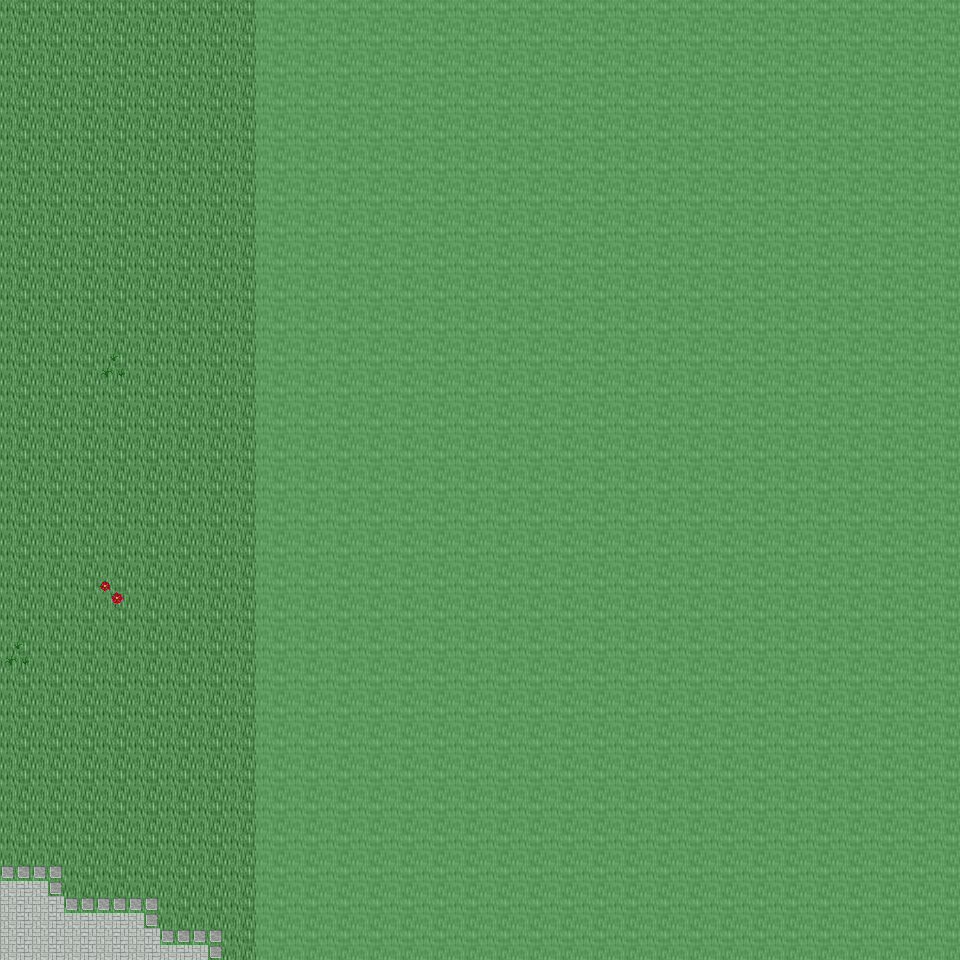

Rendered tile map (Tiled .tmx) drawn with the repository's tilesets; below, a short description and the map source with its tile grids summarised:
An orthogonal 30x30 tile map with 32x32 px tiles, 6 tile layers (Ground, Object, Object2, Above, ...), 9 tilesets and 2 objects (2x mapchange).

<map version="1.0" orientation="orthogonal" renderorder="right-down" width="30" height="30" tilewidth="32" tileheight="32" nextobjectid="3">
  <tileset firstgid="1" name="tileset_ground_ground" tilewidth="32" tileheight="32" tilecount="33" columns="3">
    <image source="../drawable/tileset_ground_ground.png" width="96" height="352" />
  </tileset>
  <tileset firstgid="34" name="tileset_plant_flower_daisy_white" tilewidth="32" tileheight="32" tilecount="8" columns="2">
    <image source="../drawable/tileset_plant_flower_daisy_white.png" width="64" height="128" />
  </tileset>
  <tileset firstgid="42" name="tileset_plant_flower_daisy_yellow" tilewidth="32" tileheight="32" tilecount="8" columns="2">
    <image source="../drawable/tileset_plant_flower_daisy_yellow.png" width="64" height="128" />
  </tileset>
  <tileset firstgid="50" name="tileset_plant_flower_daisy_blue" tilewidth="32" tileheight="32" tilecount="8" columns="2">
    <image source="../drawable/tileset_plant_flower_daisy_blue.png" width="64" height="128" />
  </tileset>
  <tileset firstgid="58" name="tileset_plant_grasses" tilewidth="32" tileheight="32" tilecount="6" columns="3">
    <image source="../drawable/tileset_plant_grasses.png" width="96" height="64" />
  </tileset>
  <tileset firstgid="64" name="tileset_plant_flower_daisy_red" tilewidth="32" tileheight="32" tilecount="8" columns="2">
    <image source="../drawable/tileset_plant_flower_daisy_red.png" width="64" height="128" />
  </tileset>
  <tileset firstgid="72" name="tileset_plant_tree_tree_darkgreen" tilewidth="32" tileheight="32" tilecount="88" columns="8">
    <image source="../drawable/tileset_plant_tree_tree_darkgreen.png" width="256" height="352" />
  </tileset>
  <tileset firstgid="160" name="tileset_logic_collision" tilewidth="32" tileheight="32" tilecount="1" columns="1">
    <image source="../drawable/tileset_logic_collision.png" width="32" height="32" />
  </tileset>
  <tileset firstgid="161" name="tileset_ground_green_paving" tilewidth="32" tileheight="32" tilecount="18" columns="3">
    <image source="../drawable/tileset_ground_green_paving.png" width="96" height="192" />
  </tileset>
  <layer name="Ground" width="30" height="30">
    <data>[900 cells, 900 non-empty, 2 distinct tile ids]</data>
  </layer>
  <layer name="Object" width="30" height="30">
    <data>[900 cells, 10 non-empty, 4 distinct tile ids]</data>
  </layer>
  <layer name="Object2" width="30" height="30">
    <data>[900 cells, 0 non-empty, 0 distinct tile ids]</data>
  </layer>
  <layer name="Above" width="30" height="30">
    <data>[900 cells, 660 non-empty, 18 distinct tile ids]</data>
  </layer>
  <layer name="Above2" width="30" height="30">
    <data>[900 cells, 0 non-empty, 0 distinct tile ids]</data>
  </layer>
  <layer name="Walkable" width="30" height="30">
    <data>[900 cells, 660 non-empty, 1 distinct tile ids]</data>
  </layer>
  <objectgroup name="MapEvents">
    <object id="1" name="south" type="mapchange" x="0" y="928" width="256" height="32">
      <properties>
        <property name="map" value="0_ados_mountain_n2_w2_x4_y1" />
        <property name="place" value="north" />
      </properties>
    </object>
    <object id="2" name="west" type="mapchange" x="0" y="0" width="32" height="960">
      <properties>
        <property name="map" value="0_ados_mountain_n2_w2_x3_y0" />
        <property name="place" value="east" />
      </properties>
    </object>
  </objectgroup>
</map>
